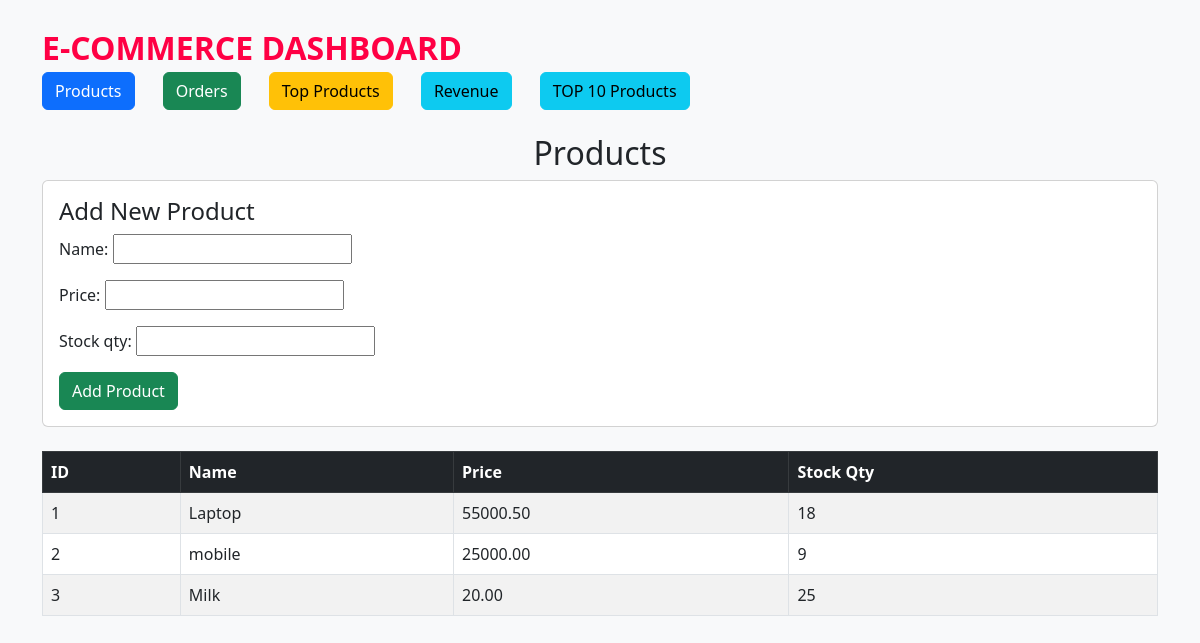
Before: /a1/products/ with the older database file.
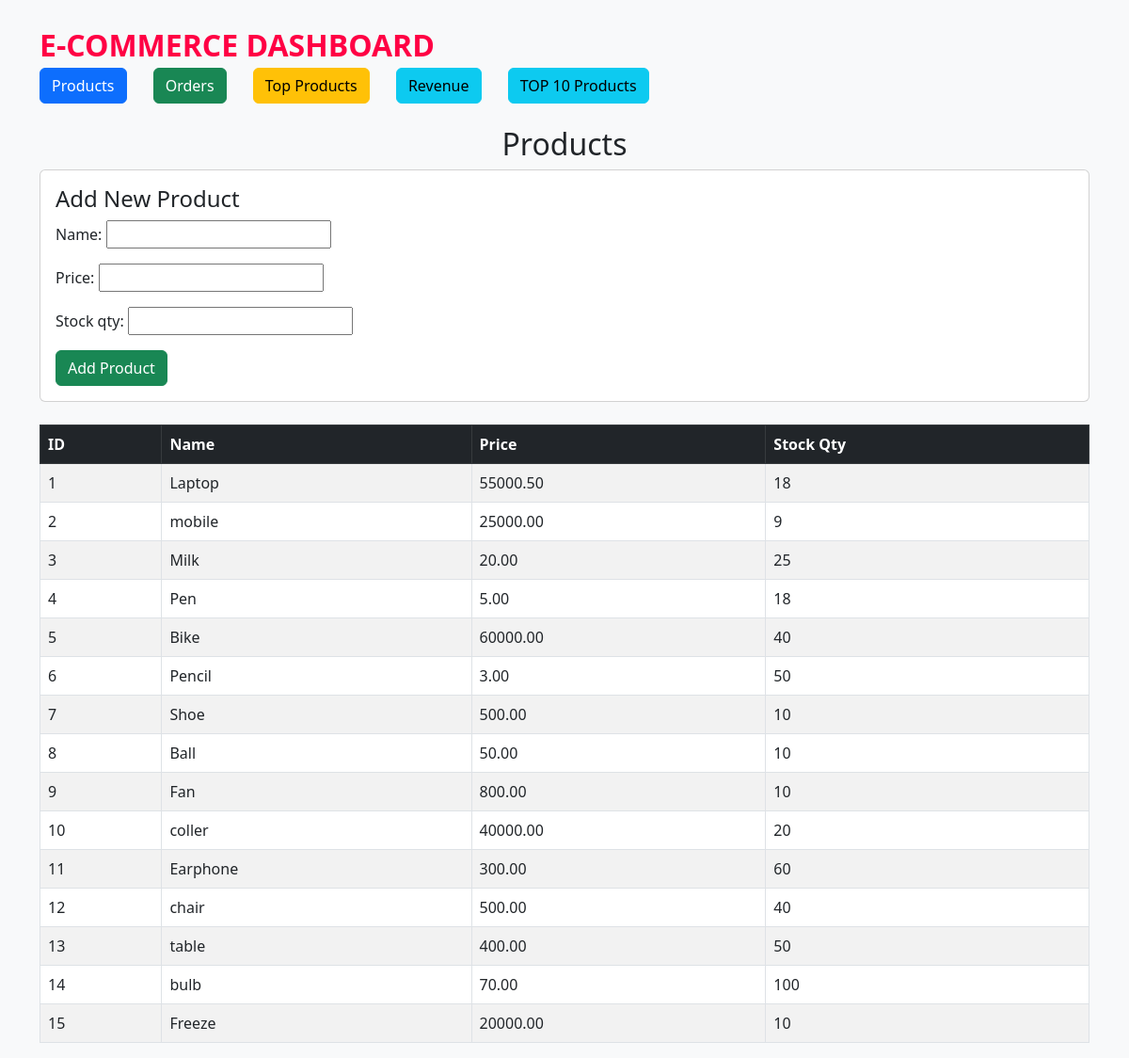
After: the same page with the newer database file.
### shop/models.py (models this page shows)
class Product(models.Model):
    name = models.CharField(max_length=255, unique=True, db_index=True)
    price = models.DecimalField(max_digits=12, decimal_places=2)
    stock_qty = models.IntegerField()

### shop/views.py (the view)
# urls.py: path("products/", views.add_product, name="add_product"),
def add_product(request):
    if request.method == "POST":
        form = ProductForm(request.POST)
        if form.is_valid():
            form.save()
            return redirect("add_product")
    else:
        form = ProductForm()
    products = Product.objects.all()
    return render(request, "shop/products.html", {"form": form, "products": products})

### shop/forms.py
class ProductForm(forms.ModelForm):
    class Meta:
        model = Product
        fields = ["name", "price", "stock_qty"]

### shop/templates/shop/products.html (shortened to what this page needs)
{% extends "shop/base.html" %}
{% block content %}
<center><h2>Products</h2></center>
<div class="card p-3 mb-4">
    <h4>Add New Product</h4>
    <form method="post">
        {{ form.as_p }}
        <button type="submit" class="btn btn-success">Add Product</button>
    </form>
</div>
<table class="table table-bordered table-striped w-100">
    <thead class="table-dark">
        <tr>
            <th>ID</th>
            <th>Name</th>
            <th>Price</th>
            <th>Stock Qty</th>
        </tr>
    </thead>
    <tbody>
        {% for p in products %}
        <tr>
            <td>{{ p.id }}</td>
            <td>{{ p.name }}</td>
            <td>{{ p.price }}</td>
            <td>{{ p.stock_qty }}</td>
        </tr>
        {% empty %}
        <tr>
            <td colspan="4">No products found.</td>
        </tr>
        {% endfor %}
    </tbody>
</table>
{% endblock %}

Changed rows visible on the page:
added Product: id "4", name "Pen", price "5.00", stock_qty "18"
added Product: id "5", name "Bike", price "60000.00", stock_qty "40"
added Product: id "6", name "Pencil", price "3.00", stock_qty "50"
added Product: id "7", name "Shoe", price "500.00", stock_qty "10"
added Product: id "8", name "Ball", price "50.00", stock_qty "10"
added Product: id "9", name "Fan", price "800.00", stock_qty "10"
added Product: id "10", name "coller", price "40000.00", stock_qty "20"
added Product: id "11", name "Earphone", price "300.00", stock_qty "60"
added Product: id "12", name "chair", price "500.00", stock_qty "40"
added Product: id "13", name "table", price "400.00", stock_qty "50"
added Product: id "14", name "bulb", price "70.00", stock_qty "100"
added Product: id "15", name "Freeze", price "20000.00", stock_qty "10"
